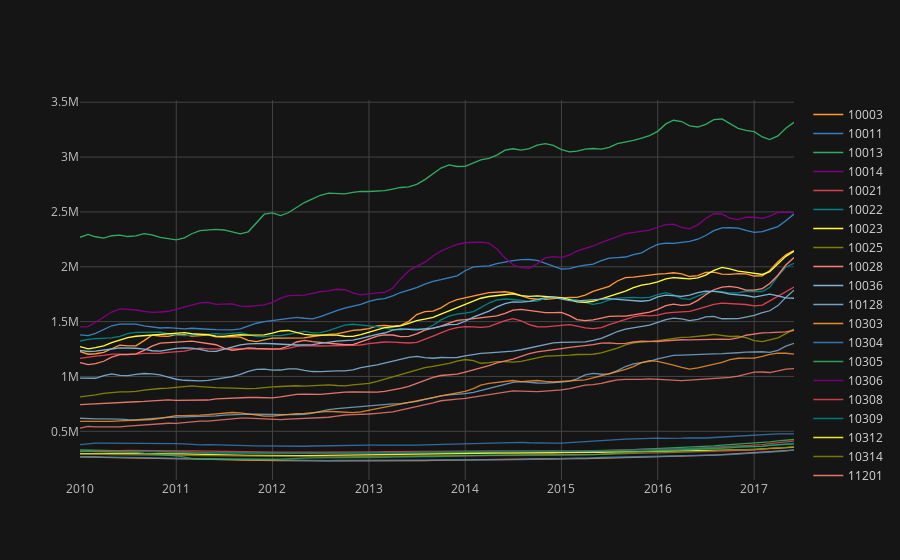

Write notebook code for a chart like this one.
### Markdown cell above
This will be the cleaned price history that will be used to predict the 2018 price

### Code cell
Zillow_selected_1.pivot(index='Date', columns='Zipcode', values='value').iplot()
